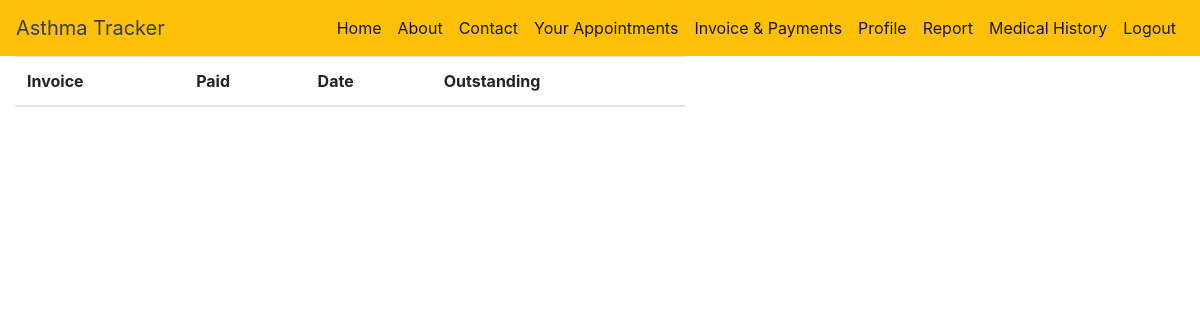
/patient_invoice/ (signed in), run on an earlier commit of the app's database.
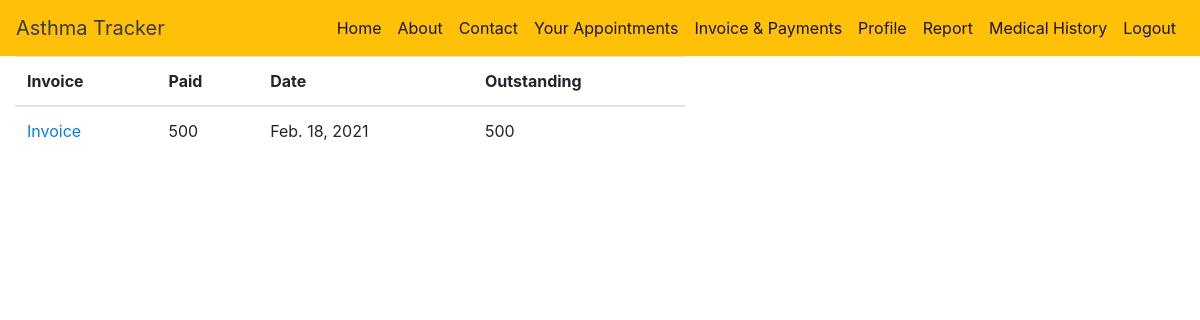
And on a later commit of the database.
### DOCTOR/models.py (models this page shows)
class Prescription(models.Model):
    prescription = models.CharField(max_length=200)
    symptoms = models.CharField(max_length=200)
    patient = models.ForeignKey(Patient, on_delete=models.CASCADE, unique=False)
    doctor = models.ForeignKey(Doctor, on_delete=models.CASCADE, unique=False)
    appointment = models.ForeignKey('COMMON_APP.Appointment', on_delete=models.CASCADE, unique=False)
    prescripted_date = models.DateField(auto_now=True)
    outstanding = models.IntegerField(default=0)
    paid = models.IntegerField(default=0)
    total = models.IntegerField(default=0)

### COMMON_APP/views.py (the view)
# urls.py: path('patient_invoice/', patient_invoice, name='patient_invoice'),
def patient_invoice(request):
    status = False
    if request.user:
        status = request.user
    user_id = User.objects.get(username=request.user)
    p = Patient.objects.get(username=user_id)
    data = Prescription.objects.filter(patient=p)
    return render(request, 'patient_invoice.html', {'data': data, 'user': 'P', 'status': status})

### templates/patient_invoice.html (shortened to what this page needs)
<!DOCTYPE html>
<html>
<head>
    <link rel="stylesheet" href="https://stackpath.bootstrapcdn.com/bootstrap/4.5.0/css/bootstrap.min.css">
</head>
<body>
    {% include "nav.html" %}
    <div class="col-sm-7">
        <table class="table">
            <thead>
            <tr>
                <th scope="col">Invoice</th>
                <th scope="col">Paid</th>
                <th scope="col">Date</th>
                <th scope="col">Outstanding</th>
            </tr>
            </thead>
            <tbody>
            {% for data in data %}
            <tr>
                <td><a href="{% url 'get_pdf' id=data.id %}">Invoice</a></td>
                <td> {{ data.paid }}</td>
                <td> {{ data.prescripted_date }}</td>
                <td> {{ data.outstanding }}</td>
            </tr>
            {% endfor %}
            </tbody>
        </table>
    </div>
</body>
</html>

What changed in the data, as far as the page shows it:
added Prescription: paid "500", prescripted_date "Feb. 18, 2021", outstanding "500"
